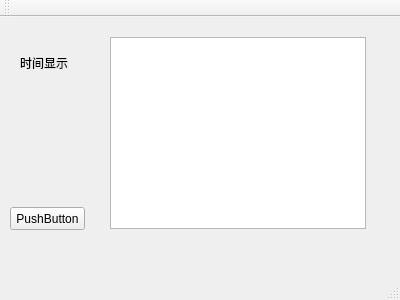
<?xml version="1.0" encoding="UTF-8"?>
<ui version="4.0">
 <class>MainWindow</class>
 <widget class="QMainWindow" name="MainWindow">
  <property name="geometry">
   <rect>
    <x>0</x>
    <y>0</y>
    <width>400</width>
    <height>300</height>
   </rect>
  </property>
  <property name="windowTitle">
   <string>MainWindow</string>
  </property>
  <widget class="QWidget" name="centralWidget">
   <widget class="QLabel" name="label">
    <property name="geometry">
     <rect>
      <x>20</x>
      <y>40</y>
      <width>54</width>
      <height>12</height>
     </rect>
    </property>
    <property name="text">
     <string>时间显示</string>
    </property>
   </widget>
   <widget class="QTableView" name="tableView">
    <property name="geometry">
     <rect>
      <x>110</x>
      <y>20</y>
      <width>256</width>
      <height>192</height>
     </rect>
    </property>
   </widget>
   <widget class="QPushButton" name="pushButton">
    <property name="geometry">
     <rect>
      <x>10</x>
      <y>190</y>
      <width>75</width>
      <height>23</height>
     </rect>
    </property>
    <property name="text">
     <string>PushButton</string>
    </property>
   </widget>
  </widget>
  <widget class="QMenuBar" name="menuBar">
   <property name="geometry">
    <rect>
     <x>0</x>
     <y>0</y>
     <width>400</width>
     <height>23</height>
    </rect>
   </property>
  </widget>
  <widget class="QToolBar" name="mainToolBar">
   <attribute name="toolBarArea">
    <enum>TopToolBarArea</enum>
   </attribute>
   <attribute name="toolBarBreak">
    <bool>false</bool>
   </attribute>
  </widget>
  <widget class="QStatusBar" name="statusBar"/>
 </widget>
 <layoutdefault spacing="6" margin="11"/>
 <resources/>
 <connections/>
</ui>
